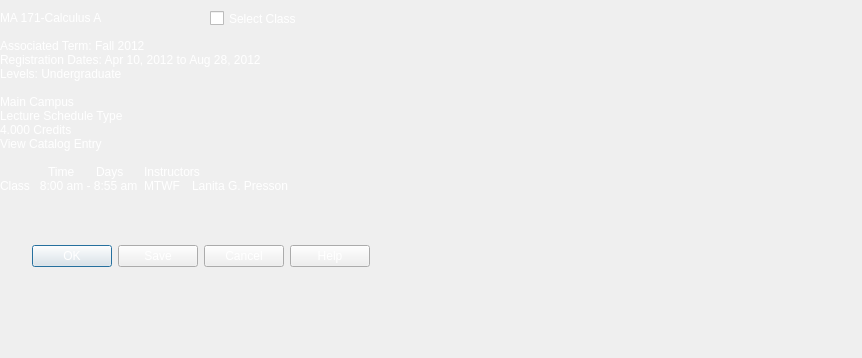
<?xml version="1.0" encoding="UTF-8"?>
<ui version="4.0">
 <class>Dialog</class>
 <widget class="QDialog" name="Dialog">
  <property name="geometry">
   <rect>
    <x>0</x>
    <y>0</y>
    <width>862</width>
    <height>358</height>
   </rect>
  </property>
  <property name="windowTitle">
   <string>Dialog</string>
  </property>
  <property name="styleSheet">
   <string notr="true">background-image: url(:/chargerhorse.png);</string>
  </property>
  <widget class="QDialogButtonBox" name="buttonBox">
   <property name="geometry">
    <rect>
     <x>30</x>
     <y>240</y>
     <width>341</width>
     <height>32</height>
    </rect>
   </property>
   <property name="styleSheet">
    <string notr="true">color: rgb(255, 255, 255);</string>
   </property>
   <property name="orientation">
    <enum>Qt::Horizontal</enum>
   </property>
   <property name="standardButtons">
    <set>QDialogButtonBox::Cancel|QDialogButtonBox::Help|QDialogButtonBox::Ok|QDialogButtonBox::Save</set>
   </property>
   <property name="centerButtons">
    <bool>true</bool>
   </property>
  </widget>
  <widget class="QLabel" name="label">
   <property name="geometry">
    <rect>
     <x>0</x>
     <y>10</y>
     <width>131</width>
     <height>16</height>
    </rect>
   </property>
   <property name="styleSheet">
    <string notr="true">color: rgb(255, 255, 255);</string>
   </property>
   <property name="text">
    <string>MA 171-Calculus A</string>
   </property>
  </widget>
  <widget class="QCheckBox" name="checkBox">
   <property name="geometry">
    <rect>
     <x>210</x>
     <y>10</y>
     <width>121</width>
     <height>17</height>
    </rect>
   </property>
   <property name="styleSheet">
    <string notr="true">color: rgb(255, 255, 255);</string>
   </property>
   <property name="text">
    <string>Select Class</string>
   </property>
  </widget>
  <widget class="QLabel" name="label_2">
   <property name="geometry">
    <rect>
     <x>0</x>
     <y>40</y>
     <width>981</width>
     <height>151</height>
    </rect>
   </property>
   <property name="styleSheet">
    <string notr="true">color: rgb(255, 255, 255);</string>
   </property>
   <property name="text">
    <string>Associated Term: Fall 2012
Registration Dates: Apr 10, 2012 to Aug 28, 2012
Levels: Undergraduate

Main Campus
Lecture Schedule Type
4.000 Credits
View Catalog Entry

	Time 	Days 	Instructors
Class   8:00 am - 8:55 am 	MTWF 	Lanita G. Presson</string>
   </property>
  </widget>
 </widget>
 <resources/>
 <connections/>
</ui>
